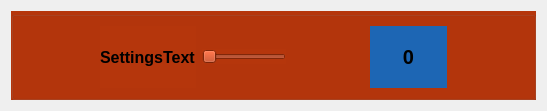
<?xml version="1.0" encoding="UTF-8"?>
<ui version="4.0">
 <class>SettingsWidget</class>
 <widget class="QWidget" name="SettingsWidget">
  <property name="geometry">
   <rect>
    <x>0</x>
    <y>0</y>
    <width>547</width>
    <height>111</height>
   </rect>
  </property>
  <property name="windowTitle">
   <string>Form</string>
  </property>
  <layout class="QVBoxLayout" name="verticalLayout">
   <item>
    <widget class="QGroupBox" name="groupBox">
     <property name="sizePolicy">
      <sizepolicy hsizetype="Preferred" vsizetype="Preferred">
       <horstretch>0</horstretch>
       <verstretch>0</verstretch>
      </sizepolicy>
     </property>
     <property name="styleSheet">
      <string notr="true">background-color: rgb(181, 54, 12);</string>
     </property>
     <property name="title">
      <string/>
     </property>
     <layout class="QHBoxLayout" name="horizontalLayout">
      <item>
       <spacer name="horizontalSpacer">
        <property name="orientation">
         <enum>Qt::Horizontal</enum>
        </property>
        <property name="sizeHint" stdset="0">
         <size>
          <width>40</width>
          <height>20</height>
         </size>
        </property>
       </spacer>
      </item>
      <item>
       <widget class="QLabel" name="setting_name">
        <property name="sizePolicy">
         <sizepolicy hsizetype="Expanding" vsizetype="Preferred">
          <horstretch>0</horstretch>
          <verstretch>0</verstretch>
         </sizepolicy>
        </property>
        <property name="font">
         <font>
          <pointsize>12</pointsize>
          <weight>75</weight>
          <bold>true</bold>
         </font>
        </property>
        <property name="text">
         <string>SettingsText</string>
        </property>
        <property name="textFormat">
         <enum>Qt::AutoText</enum>
        </property>
        <property name="scaledContents">
         <bool>true</bool>
        </property>
        <property name="alignment">
         <set>Qt::AlignLeading|Qt::AlignLeft|Qt::AlignVCenter</set>
        </property>
        <property name="wordWrap">
         <bool>false</bool>
        </property>
       </widget>
      </item>
      <item>
       <widget class="QSlider" name="horizontalSlider">
        <property name="orientation">
         <enum>Qt::Horizontal</enum>
        </property>
        <property name="invertedAppearance">
         <bool>false</bool>
        </property>
        <property name="invertedControls">
         <bool>false</bool>
        </property>
       </widget>
      </item>
      <item>
       <spacer name="horizontalSpacer_2">
        <property name="orientation">
         <enum>Qt::Horizontal</enum>
        </property>
        <property name="sizeHint" stdset="0">
         <size>
          <width>40</width>
          <height>20</height>
         </size>
        </property>
       </spacer>
      </item>
      <item>
       <widget class="QLabel" name="setting_value">
        <property name="sizePolicy">
         <sizepolicy hsizetype="Expanding" vsizetype="Preferred">
          <horstretch>0</horstretch>
          <verstretch>0</verstretch>
         </sizepolicy>
        </property>
        <property name="font">
         <font>
          <pointsize>15</pointsize>
          <weight>75</weight>
          <bold>true</bold>
         </font>
        </property>
        <property name="styleSheet">
         <string notr="true">background-color: rgb(29, 102, 180);</string>
        </property>
        <property name="text">
         <string>0</string>
        </property>
        <property name="scaledContents">
         <bool>true</bool>
        </property>
        <property name="alignment">
         <set>Qt::AlignCenter</set>
        </property>
       </widget>
      </item>
      <item>
       <spacer name="horizontalSpacer_3">
        <property name="orientation">
         <enum>Qt::Horizontal</enum>
        </property>
        <property name="sizeHint" stdset="0">
         <size>
          <width>40</width>
          <height>20</height>
         </size>
        </property>
       </spacer>
      </item>
     </layout>
    </widget>
   </item>
  </layout>
 </widget>
 <resources/>
 <connections/>
</ui>
